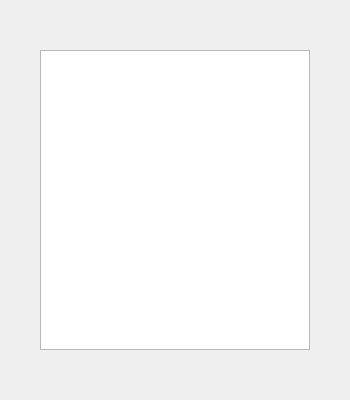
<?xml version="1.0" encoding="UTF-8"?>
<ui version="4.0">
 <class>onlineWidget</class>
 <widget class="QWidget" name="onlineWidget">
  <property name="geometry">
   <rect>
    <x>0</x>
    <y>0</y>
    <width>350</width>
    <height>400</height>
   </rect>
  </property>
  <property name="windowTitle">
   <string>server</string>
  </property>
  <widget class="QTableWidget" name="tableWidget">
   <property name="geometry">
    <rect>
     <x>40</x>
     <y>50</y>
     <width>270</width>
     <height>300</height>
    </rect>
   </property>
  </widget>
 </widget>
 <resources/>
 <connections/>
</ui>
